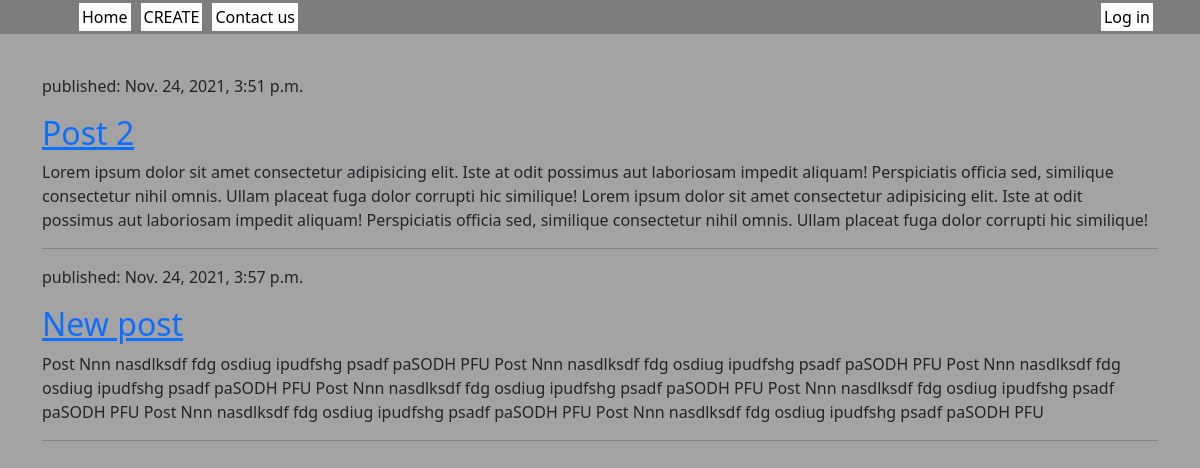
/, run on an earlier commit of the app's database.
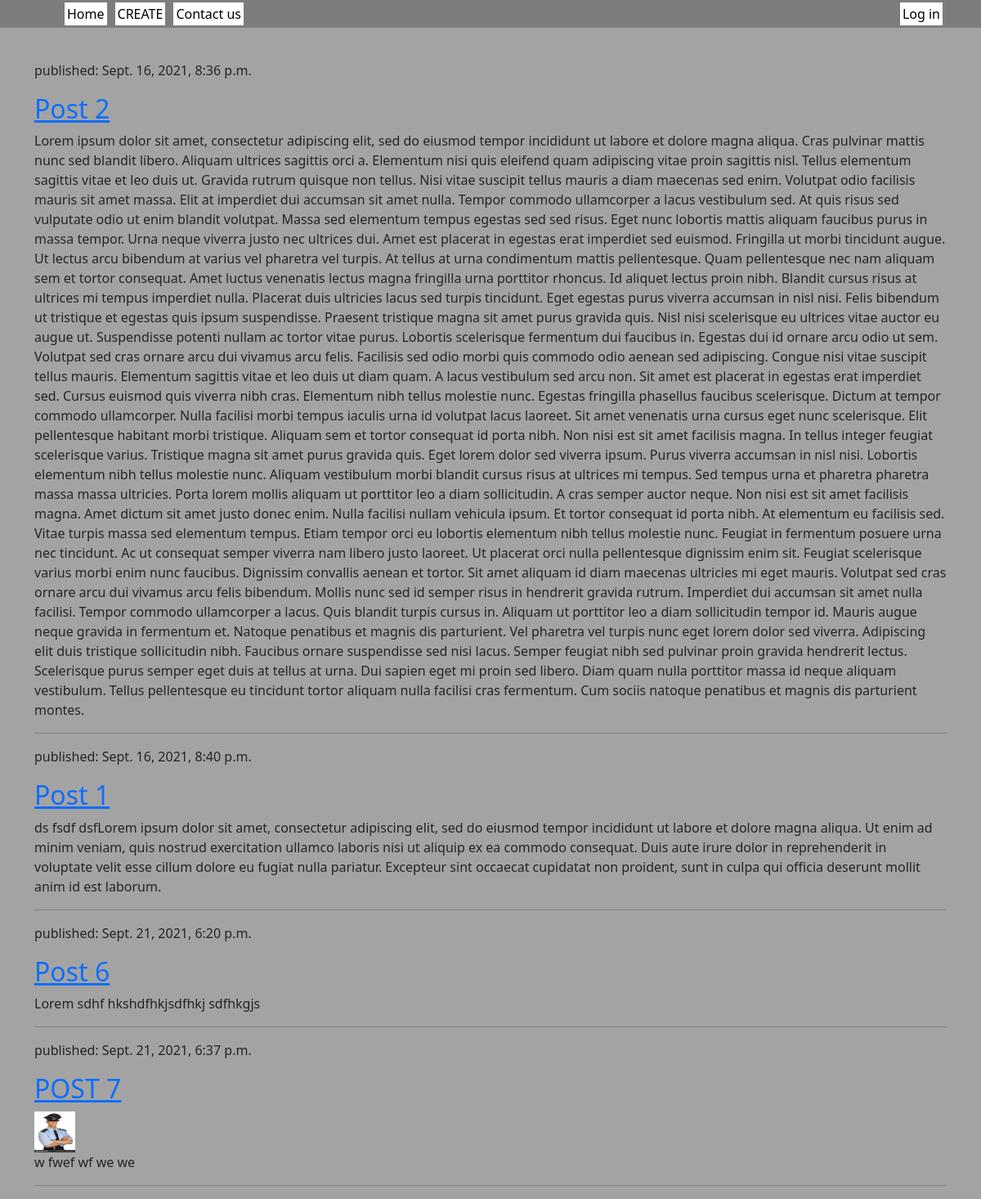
And on a later commit of the database.
### blog/models.py (models this page shows, shortened)
class Post(models.Model):
    author = models.ForeignKey('auth.User', on_delete=models.DO_NOTHING)
    title = models.CharField(max_length=200, null=False)
    text = models.TextField(null=False)
    create_date = models.DateTimeField(default=timezone.now)
    publish_date = models.DateTimeField(null=True)
    image = models.ImageField(upload_to='images', blank=True)

### blog/views.py (the view)
# urls.py: url(r'^$', views.post_list, name='post_list'),
def post_list(request):
    posts = Post.objects.filter(
        publish_date__lte=timezone.now()).order_by('publish_date')
    return render(request, 'blog/post_lists.html', {'posts': posts})

### blog/templates/blog/post_lists.html
{% extends 'blog/base.html' %}
{% block content %}
{% for post in posts %}
<div class="post">
    <div class="date">
        <p>published: {{ post.publish_date }}</p>
    </div>
    <h2><a href="{% url 'post_detail' pk=post.pk %}">{{ post.title }}</a></h2>
    {% if post.image %}
    <img src="{{ post.image.url }}" alt="{{ post.title }}" width="50" height="50">
    {% endif %}
    <p>{{ post.text }}</p>
    <hr>
</div>
{% endfor %}
{% endblock %}

### blog/templates/blog/base.html (shortened to what this page needs)
{% load static %}
<!DOCTYPE html>
<html lang="en">
<head>
    <link rel="stylesheet" href="https://stackpath.bootstrapcdn.com/bootstrap/4.5.0/css/bootstrap.min.css"
>
    <link rel="stylesheet" href="https://cdn.jsdelivr.net/npm/bootstrap@5.1.1/dist/css/bootstrap.min.css">
    <link rel="stylesheet"
        href="https://cdnjs.cloudflare.com/ajax/libs/material-design-iconic-font/2.2.0/css/material-design-iconic-font.min.css">
    <link rel="stylesheet" href="{% static 'blog/css/blog.css' %}">
</head>
<body>
    {% include 'blog/header.html' %}
    <br>
    <div class="container">
        {% block content %}
        {% endblock %}
    </div>
</body>
</html>

### blog/templates/blog/header.html (shortened to what this page needs)
<div class="wrapper header">
    <div class="container">
        <ul class="d-flex">
            <li><a href="{% url 'post_list' %}">Home</a></li>
            <li><a href="{% url 'post_create' %}">CREATE</a></li>
            <li><a href="{% url 'contact' %}">Contact us</a></li>
            {% if user.is_anonymous %}
            <li style="margin-left: auto;"><a href="{% url 'login' %}">Log in</a></li>
            {% endif %}
        </ul>
    </div>
</div>

### blog/static/blog/css/blog.css (style rules this page uses)
body { background-color: rgb(163, 163, 163); }
.header { position: sticky; top: 0; }
.wrapper { background-color: rgb(126, 125, 125); }
.wrapper ul { list-style: none !important; }
.wrapper ul li { margin: 5px; }
.wrapper a { color: black; text-decoration: none !important; background-color: white; padding:3px; }

What changed in the data, as far as the page shows it:
removed Post: publish_date "Nov. 24, 2021, 3:57 p.m.", title "New post", text "Post Nnn nasdlksdf fdg osdiug ipudfshg psadf paSODH PFU Post Nnn nasdlksdf fdg osdiug ipudfshg psadf paSODH PFU Post Nnn nasdlksdf fdg osdiug ipudfshg psadf paSODH PFU Post Nnn nasdlksdf fdg osdiug ipudfshg psadf paSODH PFU Post Nnn nasdlksdf fdg osdiug ipudfshg psadf paSODH PFU Post Nnn nasdlksdf fdg osdiug ipudfshg psadf paSODH PFU Post Nnn nasdlksdf fdg osdiug ipudfshg psadf paSODH PFU"
changed Post "Post 2": publish_date "Nov. 24, 2021, 3:51 p.m." → "Sept. 16, 2021, 8:36 p.m."; text "Lorem ipsum dolor sit amet consectetur adipisicing elit. Iste at odit possimus aut laboriosam impedit aliquam! Perspiciatis officia sed, similique consectetur nihil omnis. Ullam placeat fuga dolor corrupti hic similique! Lorem ipsum dolor sit amet consectetur adipisicing elit. Iste at odit possimus aut laboriosam impedit aliquam! Perspiciatis officia sed, similique consectetur nihil omnis. Ullam placeat fuga dolor corrupti hic similique!" → "Lorem ipsum dolor sit amet, consectetur adipiscing elit, sed do eiusmod tempor incididunt ut labore et dolore magna aliqua. Cras pulvinar mattis nunc sed blandit libero. Aliquam ultrices sagittis orci a. Elementum nisi quis eleifend quam adipiscing vitae proin sagittis nisl. Tellus elementum sagittis vitae et leo duis ut. Gravida rutrum quisque non tellus. Nisi vitae suscipit tellus mauris a diam maecenas sed enim. Volutpat odio facilisis mauris sit amet massa. Elit at imperdiet dui accumsan sit amet nulla. Tempor commodo ullamcorper a lacus vestibulum sed. At quis risus sed vulputate odio ut enim blandit volutpat. Massa sed elementum tempus egestas sed sed risus. Eget nunc lobortis mattis…"
added Post: publish_date "Sept. 16, 2021, 8:40 p.m.", title "Post 1", text "ds fsdf dsfLorem ipsum dolor sit amet, consectetur adipiscing elit, sed do eiusmod tempor incididunt ut labore et dolore magna aliqua. Ut enim ad minim veniam, quis nostrud exercitation ullamco laboris nisi ut aliquip ex ea commodo consequat. Duis aute irure dolor in reprehenderit in voluptate velit esse cillum dolore eu fugiat nulla pariatur. Excepteur sint occaecat cupidatat non proident, sunt in culpa qui officia deserunt mollit anim id est laborum."
added Post: publish_date "Sept. 21, 2021, 6:20 p.m.", title "Post 6", text "Lorem sdhf hkshdfhkjsdfhkj sdfhkgjs"
added Post: publish_date "Sept. 21, 2021, 6:37 p.m.", title "POST 7", image (picture), text "w fwef wf we we"
